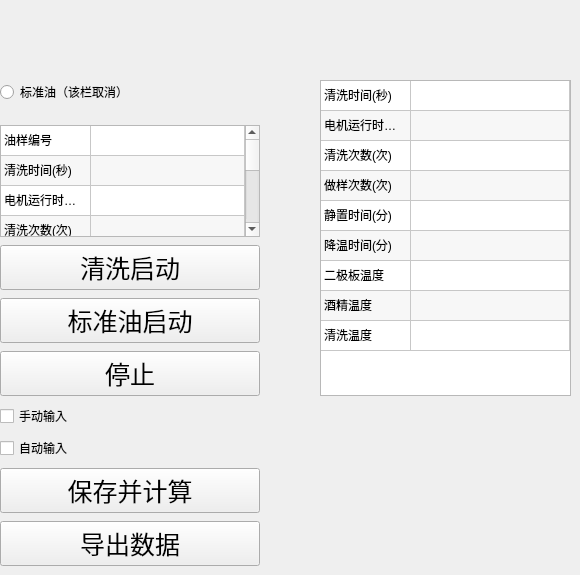
      <widget class="QWidget" name="tab_4">
       <attribute name="title">
        <string>以前不用控件存放</string>
       </attribute>
       <widget class="QWidget" name="layoutWidget">
        <property name="geometry">
         <rect>
          <x>0</x>
          <y>80</y>
          <width>260</width>
          <height>486</height>
         </rect>
        </property>
        <layout class="QGridLayout" name="gridLayout_13">
         <property name="verticalSpacing">
          <number>21</number>
         </property>
         <item row="1" column="0">
          <layout class="QVBoxLayout" name="verticalLayout_5">
           <property name="spacing">
            <number>8</number>
           </property>
           <item>
            <widget class="QTableWidget" name="paraTable_2">
             <property name="styleSheet">
              <string notr="true"/>
             </property>
             <property name="frameShadow">
              <enum>QFrame::Sunken</enum>
             </property>
             <property name="editTriggers">
              <set>QAbstractItemView::NoEditTriggers</set>
             </property>
             <property name="tabKeyNavigation">
              <bool>false</bool>
             </property>
             <property name="dragDropMode">
              <enum>QAbstractItemView::DragDrop</enum>
             </property>
             <property name="alternatingRowColors">
              <bool>true</bool>
             </property>
             <property name="selectionMode">
              <enum>QAbstractItemView::NoSelection</enum>
             </property>
             <property name="selectionBehavior">
              <enum>QAbstractItemView::SelectRows</enum>
             </property>
             <property name="rowCount">
              <number>8</number>
             </property>
             <property name="columnCount">
              <number>2</number>
             </property>
             <attribute name="horizontalHeaderVisible">
              <bool>false</bool>
             </attribute>
             <attribute name="horizontalHeaderDefaultSectionSize">
              <number>90</number>
             </attribute>
             <attribute name="horizontalHeaderMinimumSectionSize">
              <number>1</number>
             </attribute>
             <attribute name="horizontalHeaderShowSortIndicator" stdset="0">
              <bool>false</bool>
             </attribute>
             <attribute name="horizontalHeaderStretchLastSection">
              <bool>true</bool>
             </attribute>
             <attribute name="verticalHeaderVisible">
              <bool>false</bool>
             </attribute>
             <attribute name="verticalHeaderHighlightSections">
              <bool>false</bool>
             </attribute>
             <attribute name="verticalHeaderShowSortIndicator" stdset="0">
              <bool>true</bool>
             </attribute>
             <row>
              <property name="text">
               <string>KEY0</string>
              </property>
             </row>
             <row>
              <property name="text">
               <string>KEY1</string>
              </property>
             </row>
             <row>
              <property name="text">
               <string>KEY2</string>
              </property>
             </row>
             <row>
              <property name="text">
               <string>KEY3</string>
              </property>
             </row>
             <row>
              <property name="text">
               <string>KEY4</string>
              </property>
             </row>
             <row>
              <property name="text">
               <string>TEMREF0</string>
              </property>
             </row>
             <row>
              <property name="text">
               <string>TEMREF1</string>
              </property>
             </row>
             <row>
              <property name="text">
               <string>TEMREF2</string>
              </property>
             </row>
             <column>
              <property name="text">
               <string>-</string>
              </property>
             </column>
             <column>
              <property name="text">
               <string>-</string>
              </property>
             </column>
             <item row="0" column="0">
              <property name="text">
               <string>油样编号</string>
              </property>
             </item>
             <item row="1" column="0">
              <property name="text">
               <string>清洗时间(秒)</string>
              </property>
              <property name="flags">
               <set>ItemIsUserCheckable|ItemIsEnabled</set>
              </property>
             </item>
             <item row="2" column="0">
              <property name="text">
               <string>电机运行时间(秒)</string>
              </property>
             </item>
             <item row="2" column="1">
              <property name="text">
               <string/>
              </property>
             </item>
             <item row="3" column="0">
              <property name="text">
               <string>清洗次数(次)</string>
              </property>
             </item>
             <item row="4" column="0">
              <property name="text">
               <string>做样次数(次)</string>
              </property>
             </item>
             <item row="5" column="0">
              <property name="text">
               <string>二极板温度</string>
              </property>
             </item>
             <item row="6" column="0">
              <property name="text">
               <string>酒精温度</string>
              </property>
             </item>
             <item row="7" column="0">
              <property name="text">
               <string>清洗温度</string>
              </property>
             </item>
            </widget>
           </item>
           <item>
            <widget class="QPushButton" name="cleanButton">
             <property name="styleSheet">
              <string notr="true">font-size:25px;</string>
             </property>
             <property name="text">
              <string>清洗启动</string>
             </property>
            </widget>
           </item>
           <item>
            <widget class="QPushButton" name="startStdoilButton">
             <property name="styleSheet">
              <string notr="true">font-size:25px;</string>
             </property>
             <property name="text">
              <string>标准油启动</string>
             </property>
            </widget>
           </item>
           <item>
            <widget class="QPushButton" name="stop_std_pushButton">
             <property name="styleSheet">
              <string notr="true">font-size:25px;</string>
             </property>
             <property name="text">
              <string>停止</string>
             </property>
            </widget>
           </item>
           <item>
            <widget class="QCheckBox" name="radioButton_1">
             <property name="text">
              <string>手动输入</string>
             </property>
            </widget>
           </item>
           <item>
            <widget class="QCheckBox" name="radioButton_2">
             <property name="text">
              <string>自动输入</string>
             </property>
            </widget>
           </item>
           <item>
            <widget class="QPushButton" name="calculateButton">
             <property name="styleSheet">
              <string notr="true">font-size:25px;</string>
             </property>
             <property name="text">
              <string>保存并计算</string>
             </property>
            </widget>
           </item>
           <item>
            <widget class="QPushButton" name="educeButton">
             <property name="styleSheet">
              <string notr="true">font-size:25px;</string>
             </property>
             <property name="text">
              <string>导出数据</string>
             </property>
            </widget>
           </item>
          </layout>
         </item>
         <item row="0" column="0">
          <widget class="QRadioButton" name="stdoil_2">
           <property name="text">
            <string>标准油（该栏取消）</string>
           </property>
          </widget>
         </item>
        </layout>
       </widget>
       <widget class="QTableWidget" name="paraTable">
        <property name="geometry">
         <rect>
          <x>320</x>
          <y>80</y>
          <width>251</width>
          <height>316</height>
         </rect>
        </property>
        <property name="styleSheet">
         <string notr="true"/>
        </property>
        <property name="frameShadow">
         <enum>QFrame::Sunken</enum>
        </property>
        <property name="editTriggers">
         <set>QAbstractItemView::NoEditTriggers</set>
        </property>
        <property name="tabKeyNavigation">
         <bool>false</bool>
        </property>
        <property name="dragDropMode">
         <enum>QAbstractItemView::DragDrop</enum>
        </property>
        <property name="alternatingRowColors">
         <bool>true</bool>
        </property>
        <property name="selectionMode">
         <enum>QAbstractItemView::NoSelection</enum>
        </property>
        <property name="selectionBehavior">
         <enum>QAbstractItemView::SelectRows</enum>
        </property>
        <property name="rowCount">
         <number>9</number>
        </property>
        <property name="columnCount">
         <number>2</number>
        </property>
        <attribute name="horizontalHeaderVisible">
         <bool>false</bool>
        </attribute>
        <attribute name="horizontalHeaderDefaultSectionSize">
         <number>90</number>
        </attribute>
        <attribute name="horizontalHeaderMinimumSectionSize">
         <number>1</number>
        </attribute>
        <attribute name="horizontalHeaderShowSortIndicator" stdset="0">
         <bool>false</bool>
        </attribute>
        <attribute name="horizontalHeaderStretchLastSection">
         <bool>true</bool>
        </attribute>
        <attribute name="verticalHeaderVisible">
         <bool>false</bool>
        </attribute>
        <attribute name="verticalHeaderHighlightSections">
         <bool>false</bool>
        </attribute>
        <attribute name="verticalHeaderShowSortIndicator" stdset="0">
         <bool>true</bool>
        </attribute>
        <row>
         <property name="text">
          <string>KEY1</string>
         </property>
        </row>
        <row>
         <property name="text">
          <string>KEY2</string>
         </property>
        </row>
        <row>
         <property name="text">
          <string>KEY3</string>
         </property>
        </row>
        <row>
         <property name="text">
          <string>KEY4</string>
         </property>
        </row>
        <row>
         <property name="text">
          <string>KEY5</string>
         </property>
        </row>
        <row>
         <property name="text">
          <string>KEY6</string>
         </property>
        </row>
        <row>
         <property name="text">
          <string>TEMREF0</string>
         </property>
        </row>
        <row>
         <property name="text">
          <string>TEMREF1</string>
         </property>
        </row>
        <row>
         <property name="text">
          <string>TEMREF2</string>
         </property>
        </row>
        <column>
         <property name="text">
          <string>-</string>
         </property>
        </column>
        <column>
         <property name="text">
          <string>-</string>
         </property>
        </column>
        <item row="0" column="0">
         <property name="text">
          <string>清洗时间(秒)</string>
         </property>
         <property name="flags">
          <set>ItemIsUserCheckable|ItemIsEnabled</set>
         </property>
        </item>
        <item row="1" column="0">
         <property name="text">
          <string>电机运行时间{秒)</string>
         </property>
        </item>
        <item row="1" column="1">
         <property name="text">
          <string/>
         </property>
        </item>
        <item row="2" column="0">
         <property name="text">
          <string>清洗次数(次)</string>
         </property>
        </item>
        <item row="3" column="0">
         <property name="text">
          <string>做样次数(次)</string>
         </property>
        </item>
        <item row="4" column="0">
         <property name="text">
          <string>静置时间(分)</string>
         </property>
        </item>
        <item row="5" column="0">
         <property name="text">
          <string>降温时间(分)</string>
         </property>
        </item>
        <item row="6" column="0">
         <property name="text">
          <string extracomment="温度设定">二极板温度</string>
         </property>
         <property name="toolTip">
          <string extracomment="自定义温度"/>
         </property>
         <property name="whatsThis">
          <string extracomment="设定温度"/>
         </property>
        </item>
        <item row="7" column="0">
         <property name="text">
          <string>酒精温度</string>
         </property>
        </item>
        <item row="8" column="0">
         <property name="text">
          <string>清洗温度</string>
         </property>
        </item>
       </widget>
      </widget>
